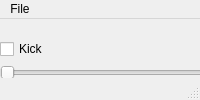
<?xml version="1.0" encoding="UTF-8"?>
<ui version="4.0">
 <class>MainWindow</class>
 <widget class="QMainWindow" name="MainWindow">
  <property name="windowTitle">
   <string>Automatic Drum Composer</string>
  </property>
  <widget class="QWidget" name="centralwidget">
   <widget class="QWidget" name="gridLayoutWidget">
    <property name="geometry">
     <rect>
      <x>0</x>
      <y>-1</y>
      <width>801</width>
      <height>641</height>
     </rect>
    </property>
    <layout class="QGridLayout" name="gridLayout">
     <item row="7" column="0">
      <widget class="QPushButton" name="pushButton">
       <property name="text">
        <string>Generate</string>
       </property>
      </widget>
     </item>
     <item row="5" column="0">
      <layout class="QVBoxLayout" name="verticalLayout_9">
       <item>
        <widget class="QCheckBox" name="gSnareBox1">
         <property name="text">
          <string>Ghost Snare</string>
         </property>
        </widget>
       </item>
       <item>
        <widget class="QSlider" name="gSnareMinSlider">
         <property name="orientation">
          <enum>Qt::Horizontal</enum>
         </property>
        </widget>
       </item>
       <item>
        <widget class="QSlider" name="gSnareMaxSlider">
         <property name="orientation">
          <enum>Qt::Horizontal</enum>
         </property>
        </widget>
       </item>
       <item>
        <widget class="QSlider" name="gSnareConvSlider">
         <property name="orientation">
          <enum>Qt::Horizontal</enum>
         </property>
        </widget>
       </item>
      </layout>
     </item>
     <item row="6" column="0">
      <layout class="QHBoxLayout" name="horizontalLayout_3"/>
     </item>
     <item row="4" column="0">
      <layout class="QVBoxLayout" name="verticalLayout_8">
       <item>
        <widget class="QCheckBox" name="percBox1">
         <property name="text">
          <string>Percussion</string>
         </property>
        </widget>
       </item>
       <item>
        <widget class="QSlider" name="percMinSlider">
         <property name="orientation">
          <enum>Qt::Horizontal</enum>
         </property>
        </widget>
       </item>
       <item>
        <widget class="QSlider" name="percMaxSlider">
         <property name="orientation">
          <enum>Qt::Horizontal</enum>
         </property>
        </widget>
       </item>
       <item>
        <widget class="QSlider" name="percConvSlider">
         <property name="orientation">
          <enum>Qt::Horizontal</enum>
         </property>
        </widget>
       </item>
      </layout>
     </item>
     <item row="0" column="0">
      <layout class="QGridLayout" name="gridLayout_2">
       <item row="1" column="0">
        <layout class="QVBoxLayout" name="verticalLayout_5">
         <item>
          <widget class="QCheckBox" name="kickBox1">
           <property name="text">
            <string>Kick</string>
           </property>
          </widget>
         </item>
         <item>
          <widget class="QSlider" name="kickMinSlider">
           <property name="orientation">
            <enum>Qt::Horizontal</enum>
           </property>
          </widget>
         </item>
         <item>
          <widget class="QSlider" name="kickMaxSlider">
           <property name="orientation">
            <enum>Qt::Horizontal</enum>
           </property>
          </widget>
         </item>
         <item>
          <widget class="QSlider" name="kickConvSlider">
           <property name="orientation">
            <enum>Qt::Horizontal</enum>
           </property>
          </widget>
         </item>
        </layout>
       </item>
      </layout>
     </item>
     <item row="3" column="0">
      <layout class="QVBoxLayout" name="verticalLayout_7">
       <item>
        <widget class="QCheckBox" name="hatBox1">
         <property name="text">
          <string>Hi-Hat</string>
         </property>
        </widget>
       </item>
       <item>
        <widget class="QSlider" name="hatMinSlider">
         <property name="orientation">
          <enum>Qt::Horizontal</enum>
         </property>
        </widget>
       </item>
       <item>
        <widget class="QSlider" name="hatMaxSlider">
         <property name="orientation">
          <enum>Qt::Horizontal</enum>
         </property>
        </widget>
       </item>
       <item>
        <widget class="QSlider" name="hatConvSlider">
         <property name="orientation">
          <enum>Qt::Horizontal</enum>
         </property>
        </widget>
       </item>
      </layout>
     </item>
     <item row="1" column="0">
      <layout class="QVBoxLayout" name="verticalLayout_6">
       <item>
        <widget class="QCheckBox" name="snareBox1">
         <property name="text">
          <string>Snare</string>
         </property>
        </widget>
       </item>
       <item>
        <widget class="QSlider" name="snareMinSlider">
         <property name="orientation">
          <enum>Qt::Horizontal</enum>
         </property>
        </widget>
       </item>
       <item>
        <widget class="QSlider" name="snareMaxSlider">
         <property name="orientation">
          <enum>Qt::Horizontal</enum>
         </property>
        </widget>
       </item>
      </layout>
     </item>
     <item row="2" column="0">
      <widget class="QSlider" name="snareConvSlider">
       <property name="orientation">
        <enum>Qt::Horizontal</enum>
       </property>
      </widget>
     </item>
    </layout>
   </widget>
  </widget>
  <widget class="QMenuBar" name="menubar">
   <property name="geometry">
    <rect>
     <x>0</x>
     <y>0</y>
     <width>805</width>
     <height>21</height>
    </rect>
   </property>
   <widget class="QMenu" name="menuFile">
    <property name="title">
     <string>File</string>
    </property>
    <addaction name="actionQuit"/>
   </widget>
   <addaction name="menuFile"/>
  </widget>
  <widget class="QStatusBar" name="statusbar"/>
  <action name="actionQuit">
   <property name="text">
    <string>Quit</string>
   </property>
   <property name="shortcut">
    <string>Ctrl+Q</string>
   </property>
  </action>
 </widget>
 <resources/>
 <connections/>
</ui>
